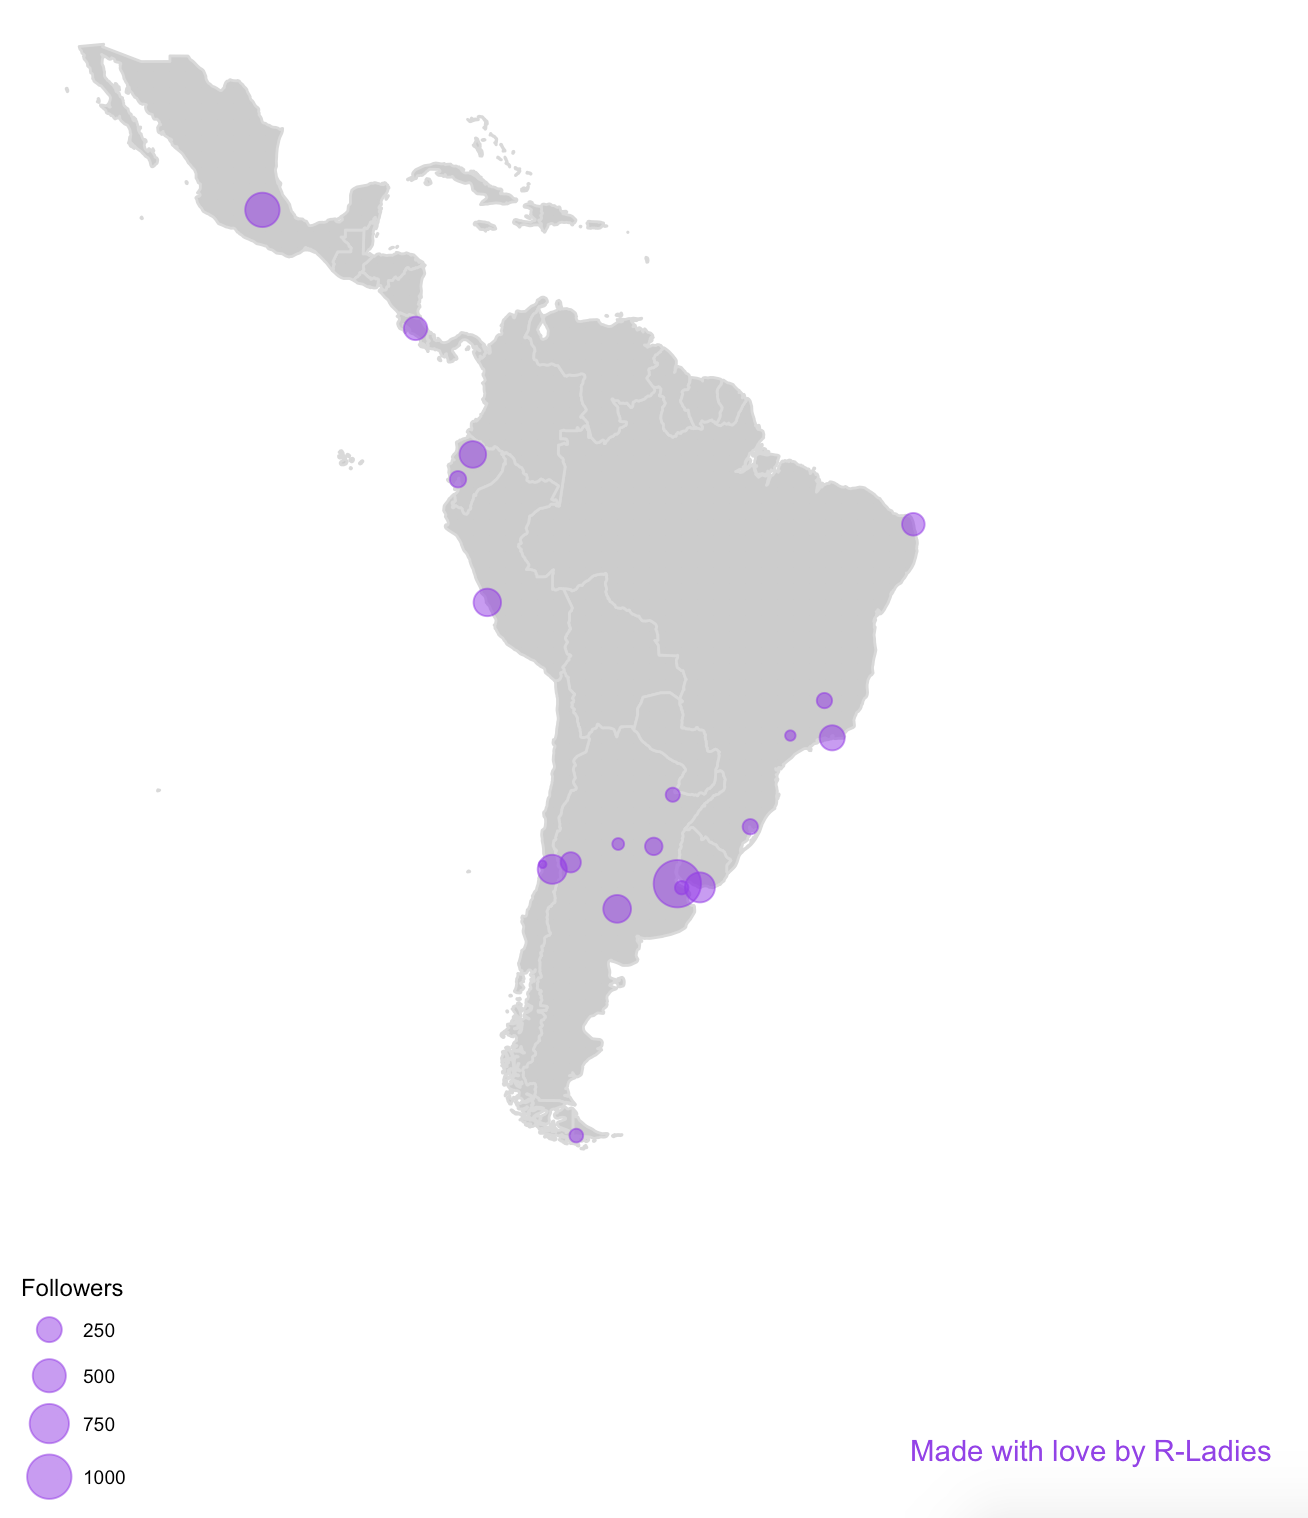

Write R code to recreate this figure.
# To cite please use the Twitter handle @d4tagirl, thanks!

library(rtweet)
library(dplyr)
library(lubridate)
library(ggmap)
library(tidyr)
library(purrr)
library(ggthemes)
library(maps)
library(plotly)
# I'm using this version of gganimate: https://github.com/thomasp85/gganimate/releases/tag/v0.1.1
library(gganimate)
library(tibble)
library(stringr)

# Gaby's list of all the R-Ladies chapters
users <- lists_members(slug = "rladies-chapters", owner_user = "gdequeiroz", n = 5000)

# Lookup table to replace the cities Google Maps can't match
# (if you find more, please add them!)
lookup <- tibble(screen_name = c('RLadiesLx', 'RLadiesNatal', 'RLadiesLinz'),
                 location = c('Lisbon', 'Natal, Brazil', 'Linz, Austria'))

rladies <- unique(users) %>%
  filter(!screen_name %in% c('RLadiesGlobal')) %>%
  add_row(                                 # add Taipei chapter (info from Meetup)
    screen_name = 'RLadiesTaipei',
    location = 'Taipei',
    created_at = as.Date('2014-11-15'),
    followers_count = 1091) %>%
  add_row(                                 # add Warsow chapter (info from Meetup, shared with RUG, estimating half users are R-Ladies)
    screen_name = 'RLadiesWarsaw',
    location = 'Warsaw',
    created_at = as.Date('2016-11-15'),
    followers_count = 900) %>%
  mutate(age_days = difftime(today(), created_at, unit = 'days')) %>%
  left_join(lookup, by = 'screen_name') %>%
  mutate(location = ifelse(is.na(location.y), location.x, location.y)) %>%
  select(screen_name, location, created_at, followers = followers_count, age_days) %>%
  mutate(longlat = purrr::map(.$location, geocode)) %>%
  unnest()

# I'm having problems with QUERY LIMITS, so I have to do this think that I don't like...
rladies_withloc <- rladies %>% 
  filter(!is.na(lon))

# repeat this until there are no warnings() about QUERY LIMITS
temp <- rladies %>% 
  select(-lon, -lat) %>% 
  anti_join(rladies_withloc %>% select(-lon, -lat)) %>% 
  mutate(longlat = purrr::map(.$location, geocode)) %>% 
  unnest() %>% 
  filter(!is.na(lon))

rladies_withloc <- rladies_withloc %>% 
  bind_rows(temp) %>% 
  distinct()

# End of repetition

rladies <- rladies_withloc
rladies_withloc <- NULL
# saveRDS(rladies, "20180718_rladies_withloc")
# rladies <- readRDS("20180718_rladies_withloc")

#··············
# static map 

continent <- borders("world", regions = c("Brazil", "Uruguay", "Argentina", "French Guiana", "Suriname", "Colombia", "Venezuela", "Bolivia", "Ecuador", "Chile", "Paraguay", "Peru", "Guyana", "Panama", "Costa Rica", "Nicaragua", "Honduras", "El Salvador", "Belize", "Guatemala", "Mexico", "Trinidad and Tobago", "Caribe", "Puerto Rico", "Dominican Republic", "Haiti", "Jamaica", "Cuba", "Bahamas", "Antiles", "Dominica", "Saba"),
                     colour = "gray85", fill = "gray80")

latin_america <- ggplot() + 
  continent + 
  theme_map()

map <- latin_america +
  geom_point(aes(x = lon, y = lat,
                 size = followers),    # add the size aes for later gganimate
             data = rladies %>% filter(lat > -59.870 & lat < 25,
                                       lon > -122.190 & lon < -25.280), 
             colour = 'purple', alpha = .5) +
  scale_size_continuous(range = c(1, 8), 
                        breaks = c(250, 500, 750, 1000)) +
  labs(size = 'Followers') +
  annotate("text", x = 0, y = -80, hjust = 1, 
           color = "purple",
           label = "Made with love by R-Ladies")

#··············
# gganimate map

# init point to show empty map in the beggining
ghost_point <- rladies %>%
  add_row(
    created_at = as.Date('2011-09-01'),
    followers = 0,
    lon = 0,
    lat = 0,
    .before = 1) %>%
  slice(1) %>% 
  mutate(date = format(created_at, format = '%Y-%m-%d'),
         est_followers = 0)

dates <- as_tibble(seq(floor_date(as.Date(min(rladies$created_at)), 
                                  unit = "month"),
                       today(),
                       by = 'days')) %>%
  filter(day(value) %in% c(1, 10, 20))

rladies_frames <- rladies %>%
  select(screen_name) %>%
  expand(screen_name, date = dates$value) %>%
  right_join(rladies, by = 'screen_name') %>%
  filter(date > created_at) %>%
  mutate(date = format(date, format = '%Y-%m-%d'),
         age_total = as.numeric(age_days, units = 'days'),
         age_at_date = as.numeric(difftime(date, created_at, units = 'days'),
                                  units = 'days'),
         est_followers = ((followers - 1) / age_total) * age_at_date)

rladies_less_frames <- rladies_frames %>%
  filter((day(as.Date(date)) == 1 & month(as.Date(date)) %% 6 == 0) |
           as.Date(date) >= rladies$created_at[rladies$screen_name == 'RLadiesLondon'])

map_less_frames <- latin_america +
  geom_point(aes(x = lon, y = lat,
                 size = est_followers,
                 frame = date),
             data = rladies_less_frames %>% filter(lat > -59.870 & lat < 25,
                                                   lon > -122.190 & lon < -25.280), 
             colour = 'purple', alpha = .5) +
  geom_point(aes(x = lon, y = lat,
                 size = est_followers,
                 frame = date),
             data = ghost_point, alpha = 0) +
  scale_size_continuous(range = c(1, 10), breaks = c(250, 500, 750, 1000)) +
  labs(size = 'Seguidores') +
  annotate("text", x = -65, y = -70, 
           color = "purple",
           label = "Hecho con <3 por R-Ladies (código: dv.uy/mapas-rladies)", 
           size = 5) +
  theme(legend.text=element_text(size=12),
        legend.title=element_text(size=14),
        legend.position = c(0.05, 0.15),
        plot.title=element_text(size=14, hjust = 0.05, vjust=-0.12))

# animation::ani.options(ani.width = 1125, ani.height = 675)
animation::ani.options(ani.width = 450, ani.height = 480)
gganimate(map_less_frames, interval = .15, "rladies_growth_latam.gif")
